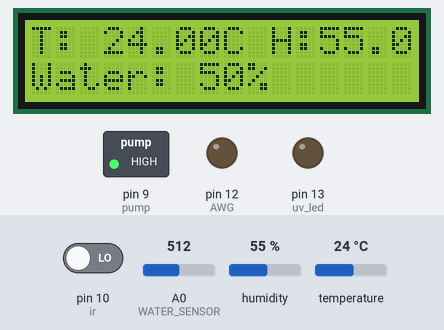
A sketch run on a simulated Arduino Uno, built with avr-gcc and run on an emulated ATmega328P. Shown: 16×2 character LCD, switched loads named in the sketch (green lamp = pin HIGH), output pins drawn as LEDs (lit = HIGH). The test bench sets the inputs (shaded band); at power-on: pin 10 (ir) LOW, humidity 55 %, A0 (WATER_SENSOR) = 512, temperature 24 °C.

Above: at 1.2 s.
1.3 s: pin 10 (ir) driven HIGH
At 2.4 s:
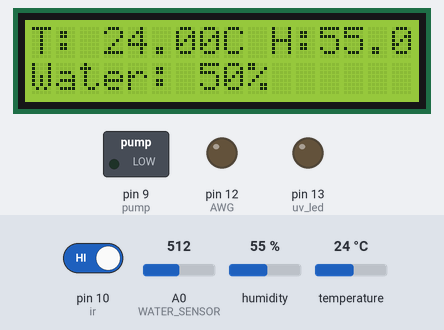
4.1 s: humidity set to 22 %
At 4.8 s:
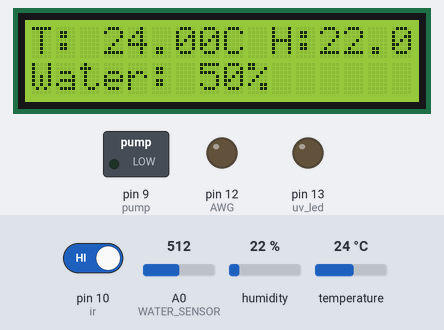
6.9 s: A0 (WATER_SENSOR) set to 716
At 9.4 s:
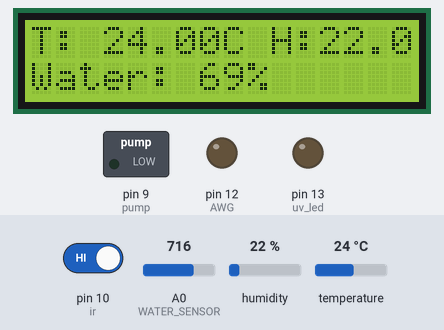
9.8 s: temperature set to 12 °C
At 11.8 s:
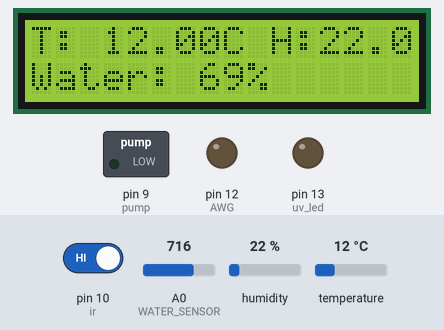
12.6 s: A0 (WATER_SENSOR) set to 900
At 15.2 s:
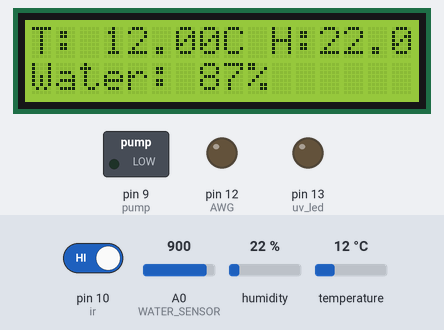
16.0 s: humidity set to 40 %
At 17.6 s:
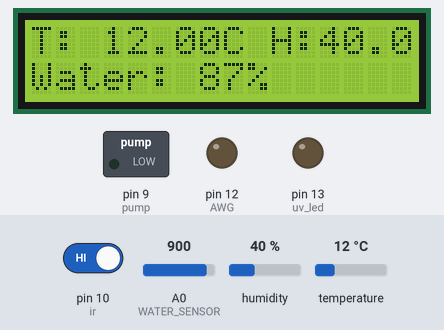
Timing chart, 0 to 19.1 s (numbered marks = the images above; inputs shaded):
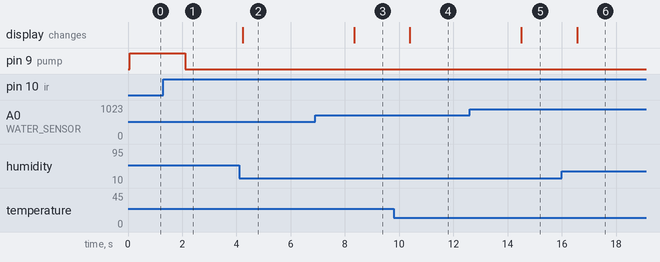

Measured:
- after the input at 1.3 s, pin 9 (pump): HIGH → LOW after 0.82 s
- after the input at 4.1 s, the display: changes after 0.13 s (image 2)
- after the input at 6.9 s, the display: changes after 1.4 s (image 3)
- after the input at 9.8 s, the display: changes after 0.59 s (image 4)
- after the input at 12.6 s, the display: changes after 1.9 s (image 5)
- after the input at 16.0 s, the display: changes after 0.56 s (image 6)

The sketch:

WICE_2025.ino
```cpp
#include <LiquidCrystal_I2C.h>
#include <Wire.h>
#include "DHT.h"

#define DHTPIN 2
#define DHTTYPE DHT11
#define WATER_SENSOR A0
#define AWG 12
int ir = 10;
int pump = 9;
int uv_led = 13;

DHT dht(DHTPIN, DHTTYPE);
LiquidCrystal_I2C lcd(0x27, 16, 2);

void setup() {
  pinMode(AWG, OUTPUT);
  digitalWrite(AWG, LOW);
  pinMode(ir, INPUT);
  pinMode(pump, OUTPUT);
  pinMode(uv_led, OUTPUT);
  Serial.begin(9600);
  dht.begin();
  lcd.init();
  lcd.backlight();
}

void loop() {
  int ir_value = digitalRead(ir);
  if(ir_value == HIGH) {
    digitalWrite(pump, LOW);
  } else {
    digitalWrite(pump, HIGH);
  }
  float humidity = dht.readHumidity();
  float temp = dht.readTemperature();
  int value = analogRead(WATER_SENSOR);
  int moisturePercent = map(value, 0, 1023, 0, 100);

  if (isnan(humidity) || isnan(temp)) {
    lcd.clear();
    lcd.setCursor(0, 0);
    lcd.print("Sensor Error!");
    delay(2000);
    return;
  }

  lcd.clear();
  lcd.setCursor(0, 0);
  lcd.print("T: ");
  lcd.print(temp);
  lcd.print("C H:");
  lcd.print(humidity);
  lcd.print("%");

  lcd.setCursor(0, 1);
  lcd.print("Water: ");
  lcd.print(moisturePercent);
  lcd.print("%");

  // Update Control logic
  if (temp >= 30 && humidity >= 65 && moisturePercent <= 90) {
    digitalWrite(AWG, HIGH);
    if(moisturePercent > 5) {
      digitalWrite(uv_led, HIGH);
    } else {
      digitalWrite(uv_led, LOW);
    }
  } else {
    digitalWrite(AWG, LOW);
  }

  delay(2000);
}
```
